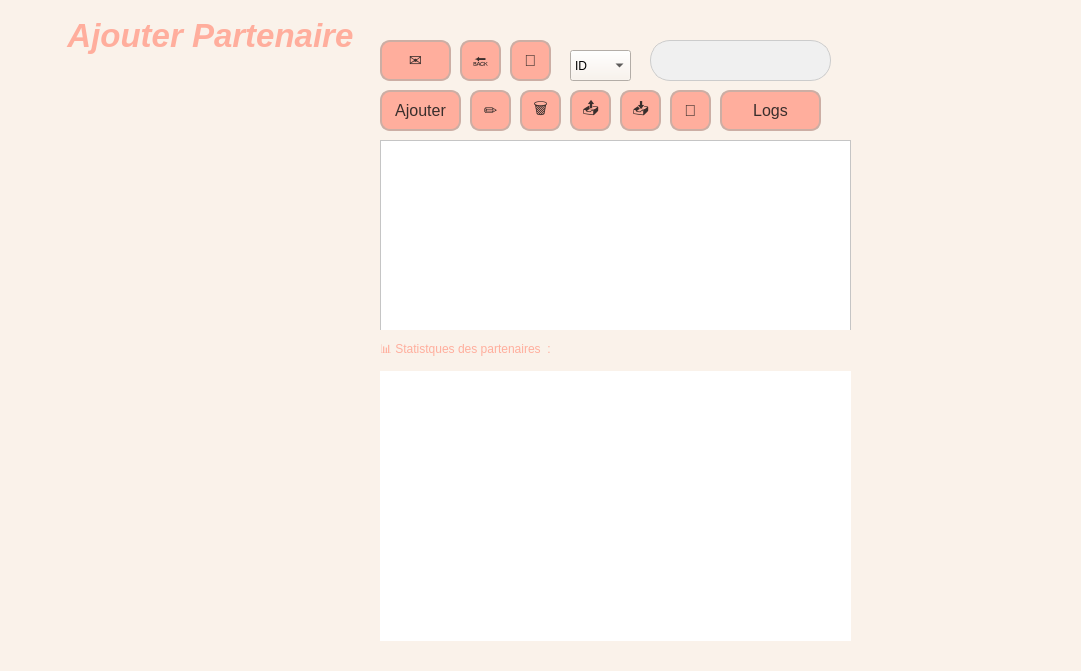
     <widget class="QWidget" name="widget" native="true">
      <property name="geometry">
       <rect>
        <x>0</x>
        <y>-10</y>
        <width>1081</width>
        <height>671</height>
       </rect>
      </property>
      <property name="styleSheet">
       <string notr="true">
background-color: rgb(250, 242, 234);</string>
      </property>
      <widget class="QWidget" name="chartWidget" native="true">
       <property name="geometry">
        <rect>
         <x>380</x>
         <y>370</y>
         <width>471</width>
         <height>271</height>
        </rect>
       </property>
       <property name="styleSheet">
        <string notr="true">background-color: rgb(255, 255, 255);</string>
       </property>
      </widget>
      <widget class="QTableWidget" name="tableWidget">
       <property name="geometry">
        <rect>
         <x>380</x>
         <y>140</y>
         <width>471</width>
         <height>191</height>
        </rect>
       </property>
       <property name="styleSheet">
        <string notr="true">background-color: rgb(255, 255, 255);</string>
       </property>
      </widget>
      <widget class="QLineEdit" name="searchLineEdit">
       <property name="geometry">
        <rect>
         <x>650</x>
         <y>40</y>
         <width>181</width>
         <height>41</height>
        </rect>
       </property>
       <property name="styleSheet">
        <string notr="true">QLineEdit {
    background-color: #f0f0f0;          /* Fond clair pour la barre de recherche */
    border: 1px solid #ccc;             /* Bordure grise */
    border-radius: 20px;                /* Coins arrondis */
    padding-left: 30px;                  /* Espace pour l'icône */
    font-size: 14px;                     /* Taille du texte */
}



</string>
       </property>
      </widget>
      <widget class="QPushButton" name="supprimerButton">
       <property name="geometry">
        <rect>
         <x>520</x>
         <y>90</y>
         <width>41</width>
         <height>41</height>
        </rect>
       </property>
       <property name="styleSheet">
        <string notr="true">QPushButton {
    background-color: #FFAE9D; /* Fond rose */
    color: #392E2C; /* Texte foncé pour contraste */
    border: 2px solid #CCAEA4; /* Bordure douce en couleur taupe */
    border-radius: 10px; /* Coins arrondis */
    padding: 5px 5px;
    font-size: 16px;
}

QPushButton:hover {
    background-color: #B39188; /* Fond taupe au survol */
    border-color: #FFAE9D; /* Bordure rose au survol */
}

QPushButton:pressed {
    background-color: #392E2C; /* Fond foncé au clic */
    color: #FAF2EA; /* Texte clair */
    border-color: #B39188; /* Bordure taupe au clic */
}</string>
       </property>
       <property name="text">
        <string>🗑</string>
       </property>
      </widget>
      <widget class="QLabel" name="label_9">
       <property name="geometry">
        <rect>
         <x>10</x>
         <y>10</y>
         <width>351</width>
         <height>51</height>
        </rect>
       </property>
       <property name="font">
        <font>
         <pointsize>25</pointsize>
         <italic>true</italic>
         <bold>true</bold>
        </font>
       </property>
       <property name="styleSheet">
        <string notr="true">QLabel{
color: #FFAE9D;

}
</string>
       </property>
       <property name="text">
        <string>👨‍💼 Ajouter Partenaire :</string>
       </property>
      </widget>
      <widget class="QPushButton" name="exportExcelButton">
       <property name="geometry">
        <rect>
         <x>570</x>
         <y>90</y>
         <width>41</width>
         <height>41</height>
        </rect>
       </property>
       <property name="styleSheet">
        <string notr="true">QPushButton {
    background-color: #FFAE9D; /* Fond rose */
    color: #392E2C; /* Texte foncé pour contraste */
    border: 2px solid #CCAEA4; /* Bordure douce en couleur taupe */
    border-radius: 10px; /* Coins arrondis */
    padding: 5px 5px;
    font-size: 16px;
}

QPushButton:hover {
    background-color: #B39188; /* Fond taupe au survol */
    border-color: #FFAE9D; /* Bordure rose au survol */
}

QPushButton:pressed {
    background-color: #392E2C; /* Fond foncé au clic */
    color: #FAF2EA; /* Texte clair */
    border-color: #B39188; /* Bordure taupe au clic */
}</string>
       </property>
       <property name="text">
        <string>📤</string>
       </property>
      </widget>
      <widget class="QPushButton" name="importExcelButton">
       <property name="geometry">
        <rect>
         <x>620</x>
         <y>90</y>
         <width>41</width>
         <height>41</height>
        </rect>
       </property>
       <property name="styleSheet">
        <string notr="true">QPushButton {
    background-color: #FFAE9D; /* Fond rose */
    color: #392E2C; /* Texte foncé pour contraste */
    border: 2px solid #CCAEA4; /* Bordure douce en couleur taupe */
    border-radius: 10px; /* Coins arrondis */
    padding: 5px 5px;
    font-size: 16px;
}

QPushButton:hover {
    background-color: #B39188; /* Fond taupe au survol */
    border-color: #FFAE9D; /* Bordure rose au survol */
}

QPushButton:pressed {
    background-color: #392E2C; /* Fond foncé au clic */
    color: #FAF2EA; /* Texte clair */
    border-color: #B39188; /* Bordure taupe au clic */
}</string>
       </property>
       <property name="text">
        <string>📥</string>
       </property>
      </widget>
      <widget class="QPushButton" name="exportPdfButton">
       <property name="geometry">
        <rect>
         <x>670</x>
         <y>90</y>
         <width>41</width>
         <height>41</height>
        </rect>
       </property>
       <property name="styleSheet">
        <string notr="true">QPushButton {
    background-color: #FFAE9D; /* Fond rose */
    color: #392E2C; /* Texte foncé pour contraste */
    border: 2px solid #CCAEA4; /* Bordure douce en couleur taupe */
    border-radius: 10px; /* Coins arrondis */
    padding: 5px 5px;
    font-size: 16px;
}

QPushButton:hover {
    background-color: #B39188; /* Fond taupe au survol */
    border-color: #FFAE9D; /* Bordure rose au survol */
}

QPushButton:pressed {
    background-color: #392E2C; /* Fond foncé au clic */
    color: #FAF2EA; /* Texte clair */
    border-color: #B39188; /* Bordure taupe au clic */
}</string>
       </property>
       <property name="text">
        <string>📃</string>
       </property>
      </widget>
      <widget class="QComboBox" name="sortComboBox">
       <property name="geometry">
        <rect>
         <x>570</x>
         <y>50</y>
         <width>61</width>
         <height>31</height>
        </rect>
       </property>
       <item>
        <property name="text">
         <string>ID</string>
        </property>
       </item>
       <item>
        <property name="text">
         <string>Name</string>
        </property>
       </item>
       <item>
        <property name="text">
         <string>Date</string>
        </property>
       </item>
      </widget>
      <widget class="QPushButton" name="modifierButton">
       <property name="geometry">
        <rect>
         <x>470</x>
         <y>90</y>
         <width>41</width>
         <height>41</height>
        </rect>
       </property>
       <property name="styleSheet">
        <string notr="true">QPushButton {
    background-color: #FFAE9D; /* Fond rose */
    color: #392E2C; /* Texte foncé pour contraste */
    border: 2px solid #CCAEA4; /* Bordure douce en couleur taupe */
    border-radius: 10px; /* Coins arrondis */
    padding: 5px 5px;
    font-size: 16px;
}

QPushButton:hover {
    background-color: #B39188; /* Fond taupe au survol */
    border-color: #FFAE9D; /* Bordure rose au survol */
}

QPushButton:pressed {
    background-color: #392E2C; /* Fond foncé au clic */
    color: #FAF2EA; /* Texte clair */
    border-color: #B39188; /* Bordure taupe au clic */
}</string>
       </property>
       <property name="text">
        <string>✏️</string>
       </property>
      </widget>
      <widget class="QPushButton" name="historyButton">
       <property name="geometry">
        <rect>
         <x>720</x>
         <y>90</y>
         <width>101</width>
         <height>41</height>
        </rect>
       </property>
       <property name="styleSheet">
        <string notr="true">QPushButton {
    background-color: #FFAE9D; /* Fond rose */
    color: #392E2C; /* Texte foncé pour contraste */
    border: 2px solid #CCAEA4; /* Bordure douce en couleur taupe */
    border-radius: 10px; /* Coins arrondis */
    padding: 5px 5px;
    font-size: 16px;
}

QPushButton:hover {
    background-color: #B39188; /* Fond taupe au survol */
    border-color: #FFAE9D; /* Bordure rose au survol */
}

QPushButton:pressed {
    background-color: #392E2C; /* Fond foncé au clic */
    color: #FAF2EA; /* Texte clair */
    border-color: #B39188; /* Bordure taupe au clic */
}</string>
       </property>
       <property name="text">
        <string>Logs</string>
       </property>
      </widget>
      <widget class="QPushButton" name="ajouterButton">
       <property name="geometry">
        <rect>
         <x>380</x>
         <y>90</y>
         <width>81</width>
         <height>41</height>
        </rect>
       </property>
       <property name="styleSheet">
        <string notr="true">QPushButton {
    background-color: #FFAE9D; /* Fond rose */
    color: #392E2C; /* Texte foncé pour contraste */
    border: 2px solid #CCAEA4; /* Bordure douce en couleur taupe */
    border-radius: 10px; /* Coins arrondis */
    padding: 5px 5px;
    font-size: 16px;
}

QPushButton:hover {
    background-color: #B39188; /* Fond taupe au survol */
    border-color: #FFAE9D; /* Bordure rose au survol */
}

QPushButton:pressed {
    background-color: #392E2C; /* Fond foncé au clic */
    color: #FAF2EA; /* Texte clair */
    border-color: #B39188; /* Bordure taupe au clic */
}</string>
       </property>
       <property name="text">
        <string>Ajouter</string>
       </property>
      </widget>
      <widget class="QPushButton" name="resetButton">
       <property name="geometry">
        <rect>
         <x>460</x>
         <y>40</y>
         <width>41</width>
         <height>41</height>
        </rect>
       </property>
       <property name="styleSheet">
        <string notr="true">QPushButton {
    background-color: #FFAE9D; /* Fond rose */
    color: #392E2C; /* Texte foncé pour contraste */
    border: 2px solid #CCAEA4; /* Bordure douce en couleur taupe */
    border-radius: 10px; /* Coins arrondis */
    padding: 5px 5px;
    font-size: 16px;
}

QPushButton:hover {
    background-color: #B39188; /* Fond taupe au survol */
    border-color: #FFAE9D; /* Bordure rose au survol */
}

QPushButton:pressed {
    background-color: #392E2C; /* Fond foncé au clic */
    color: #FAF2EA; /* Texte clair */
    border-color: #B39188; /* Bordure taupe au clic */
}</string>
       </property>
       <property name="text">
        <string>🔙</string>
       </property>
      </widget>
      <widget class="QPushButton" name="searchButton">
       <property name="geometry">
        <rect>
         <x>510</x>
         <y>40</y>
         <width>41</width>
         <height>41</height>
        </rect>
       </property>
       <property name="styleSheet">
        <string notr="true">QPushButton {
    background-color: #FFAE9D; /* Fond rose */
    color: #392E2C; /* Texte foncé pour contraste */
    border: 2px solid #CCAEA4; /* Bordure douce en couleur taupe */
    border-radius: 10px; /* Coins arrondis */
    padding: 5px 5px;
    font-size: 16px;
}

QPushButton:hover {
    background-color: #B39188; /* Fond taupe au survol */
    border-color: #FFAE9D; /* Bordure rose au survol */
}

QPushButton:pressed {
    background-color: #392E2C; /* Fond foncé au clic */
    color: #FAF2EA; /* Texte clair */
    border-color: #B39188; /* Bordure taupe au clic */
}</string>
       </property>
       <property name="text">
        <string>🔎</string>
       </property>
      </widget>
      <widget class="QPushButton" name="emailButton">
       <property name="geometry">
        <rect>
         <x>380</x>
         <y>40</y>
         <width>71</width>
         <height>41</height>
        </rect>
       </property>
       <property name="styleSheet">
        <string notr="true">QPushButton {
    background-color: #FFAE9D; /* Fond rose */
    color: #392E2C; /* Texte foncé pour contraste */
    border: 2px solid #CCAEA4; /* Bordure douce en couleur taupe */
    border-radius: 10px; /* Coins arrondis */
    padding: 5px 5px;
    font-size: 16px;
}

QPushButton:hover {
    background-color: #B39188; /* Fond taupe au survol */
    border-color: #FFAE9D; /* Bordure rose au survol */
}

QPushButton:pressed {
    background-color: #392E2C; /* Fond foncé au clic */
    color: #FAF2EA; /* Texte clair */
    border-color: #B39188; /* Bordure taupe au clic */
}</string>
       </property>
       <property name="text">
        <string>✉️</string>
       </property>
      </widget>
      <widget class="QLabel" name="label_10">
       <property name="geometry">
        <rect>
         <x>380</x>
         <y>330</y>
         <width>471</width>
         <height>41</height>
        </rect>
       </property>
       <property name="styleSheet">
        <string notr="true">QLabel{
	font: 700 17pt &quot;Segoe UI&quot;;
color: #FFAE9D;

}

</string>
       </property>
       <property name="text">
        <string>📊 Statistques des partenaires  :</string>
       </property>
      </widget>
     </widget>
